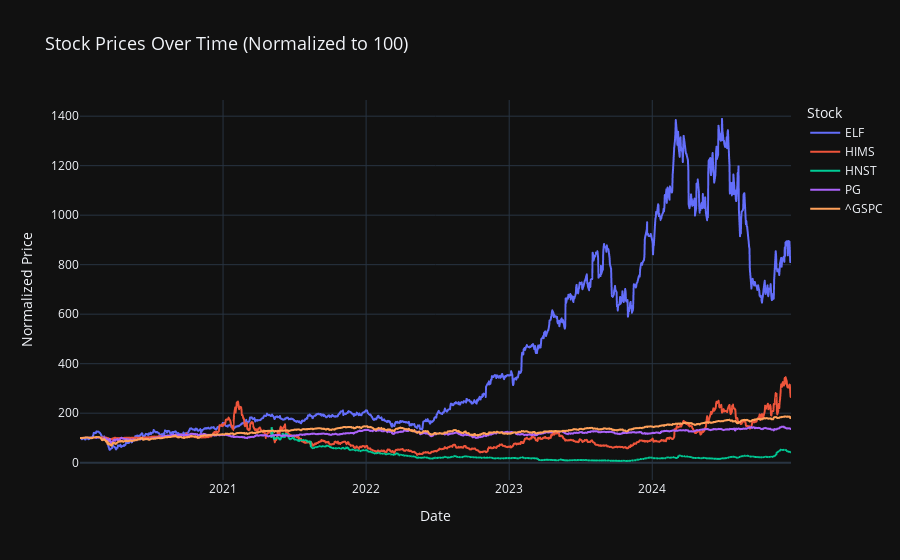

Source (notebook cell):
### Code cell
normalized_data = pd.DataFrame()
for column in data.columns:
    normalized_data[column] = data[column] / data[column].loc[data[column].first_valid_index()] * 100

normalized_data = normalized_data.reset_index()
melted_data = normalized_data.melt(id_vars=["Date"], var_name="Stock", value_name="Price")

fig = px.line(
    melted_data,
    x="Date",
    y="Price",
    color="Stock",
    title="Stock Prices Over Time (Normalized to 100)",
    labels={"Price": "Price (Normalized to 100)", "Date": "Date"},
)

fig.update_layout(
    title_font_size=18,
    xaxis_title="Date",
    yaxis_title="Normalized Price",
    legend_title="Stock",
)

fig.show()

### Figure 1 — Plotly figure (JSON) as saved in the notebook; plotly's stock layout.template omitted (floating-point values rounded to 4 significant figures; data arrays with more than 128 entries replaced by an {"elided": "..."} marker saying what was removed)
{"data": [{"hovertemplate": "Stock=ELF<br>Date=%{x}<br>Price (Normalized to 100)=%{y}<extra></extra>", "legendgroup": "ELF", "line": {"color": "#636efa", "dash": "solid"}, "marker": {"symbol": "circle"}, "mode": "lines", "name": "ELF", "showlegend": true, "type": "scattergl", "x": {"elided": "1252 str values"}, "xaxis": "x", "y": {"elided": "1252 float values"}, "yaxis": "y"}, {"hovertemplate": "Stock=HIMS<br>Date=%{x}<br>Price (Normalized to 100)=%{y}<extra></extra>", "legendgroup": "HIMS", "line": {"color": "#EF553B", "dash": "solid"}, "marker": {"symbol": "circle"}, "mode": "lines", "name": "HIMS", "showlegend": true, "type": "scattergl", "x": {"elided": "1252 str values"}, "xaxis": "x", "y": {"elided": "1252 float values"}, "yaxis": "y"}, {"hovertemplate": "Stock=HNST<br>Date=%{x}<br>Price (Normalized to 100)=%{y}<extra></extra>", "legendgroup": "HNST", "line": {"color": "#00cc96", "dash": "solid"}, "marker": {"symbol": "circle"}, "mode": "lines", "name": "HNST", "showlegend": true, "type": "scattergl", "x": {"elided": "1252 str values"}, "xaxis": "x", "y": {"elided": "1252 float values"}, "yaxis": "y"}, {"hovertemplate": "Stock=PG<br>Date=%{x}<br>Price (Normalized to 100)=%{y}<extra></extra>", "legendgroup": "PG", "line": {"color": "#ab63fa", "dash": "solid"}, "marker": {"symbol": "circle"}, "mode": "lines", "name": "PG", "showlegend": true, "type": "scattergl", "x": {"elided": "1252 str values"}, "xaxis": "x", "y": {"elided": "1252 float values"}, "yaxis": "y"}, {"hovertemplate": "Stock=^GSPC<br>Date=%{x}<br>Price (Normalized to 100)=%{y}<extra></extra>", "legendgroup": "^GSPC", "line": {"color": "#FFA15A", "dash": "solid"}, "marker": {"symbol": "circle"}, "mode": "lines", "name": "^GSPC", "showlegend": true, "type": "scattergl", "x": {"elided": "1252 str values"}, "xaxis": "x", "y": {"elided": "1252 float values"}, "yaxis": "y"}], "layout": {"legend": {"title": {"text": "Stock"}, "tracegroupgap": 0}, "title": {"font": {"size": 18}, "text": "Stock Prices Over Time (Normalized to 100)"}, "xaxis": {"anchor": "y", "domain": [0, 1], "title": {"text": "Date"}}, "yaxis": {"anchor": "x", "domain": [0, 1], "title": {"text": "Normalized Price"}}}}
